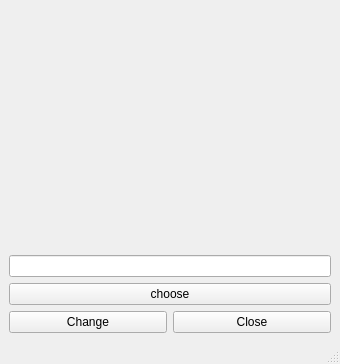
<?xml version="1.0" encoding="UTF-8"?>
<ui version="4.0">
 <class>MainWindow</class>
 <widget class="QMainWindow" name="MainWindow">
  <property name="geometry">
   <rect>
    <x>0</x>
    <y>0</y>
    <width>340</width>
    <height>364</height>
   </rect>
  </property>
  <property name="windowTitle">
   <string>MainWindow</string>
  </property>
  <widget class="QWidget" name="centralwidget">
   <layout class="QVBoxLayout" name="verticalLayout">
    <item>
     <layout class="QHBoxLayout" name="imageLayout">
      <item>
       <widget class="ImagePicker" name="widget" native="true"/>
      </item>
     </layout>
    </item>
    <item>
     <widget class="QLineEdit" name="selectImageLED"/>
    </item>
    <item>
     <widget class="QPushButton" name="chooseButton">
      <property name="text">
       <string>choose</string>
      </property>
     </widget>
    </item>
    <item>
     <layout class="QHBoxLayout" name="buttonLayout">
      <item>
       <widget class="QPushButton" name="changeButton">
        <property name="text">
         <string>Change</string>
        </property>
       </widget>
      </item>
      <item>
       <widget class="QPushButton" name="closeButton">
        <property name="text">
         <string>Close</string>
        </property>
       </widget>
      </item>
     </layout>
    </item>
   </layout>
  </widget>
  <widget class="QMenuBar" name="menubar">
   <property name="geometry">
    <rect>
     <x>0</x>
     <y>0</y>
     <width>340</width>
     <height>21</height>
    </rect>
   </property>
  </widget>
  <widget class="QStatusBar" name="statusbar"/>
 </widget>
 <customwidgets>
  <customwidget>
   <class>ImagePicker</class>
   <extends>QWidget</extends>
   <header>imagePicker.h</header>
   <container>1</container>
  </customwidget>
 </customwidgets>
 <resources/>
 <connections>
  <connection>
   <sender>closeButton</sender>
   <signal>clicked()</signal>
   <receiver>MainWindow</receiver>
   <slot>close()</slot>
   <hints>
    <hint type="sourcelabel">
     <x>291</x>
     <y>521</y>
    </hint>
    <hint type="destinationlabel">
     <x>347</x>
     <y>542</y>
    </hint>
   </hints>
  </connection>
 </connections>
</ui>
